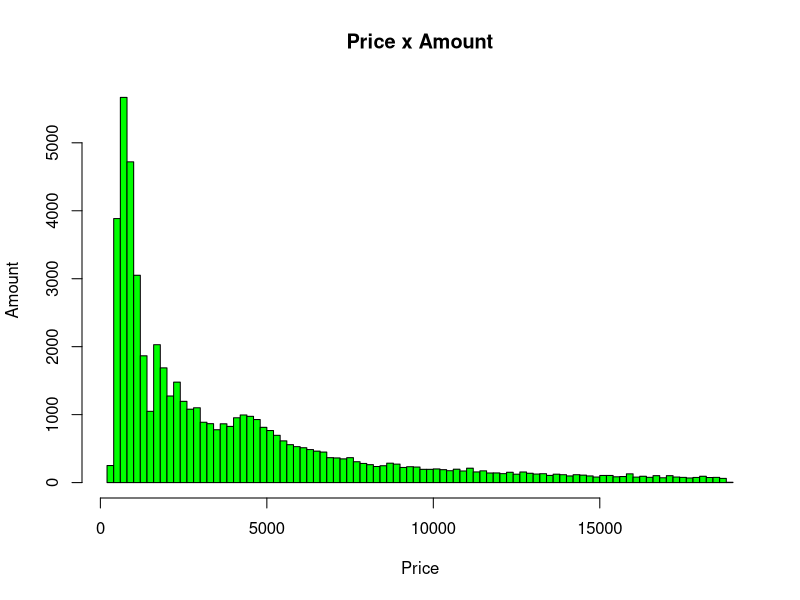
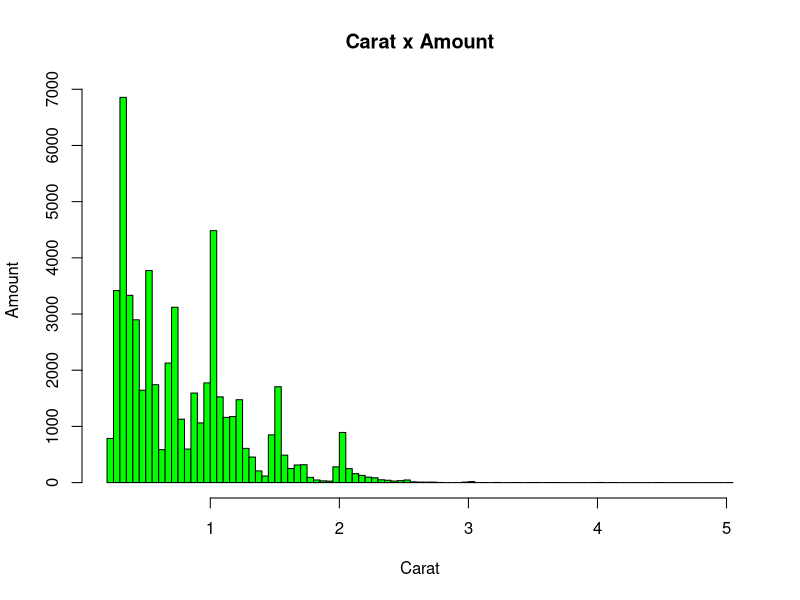
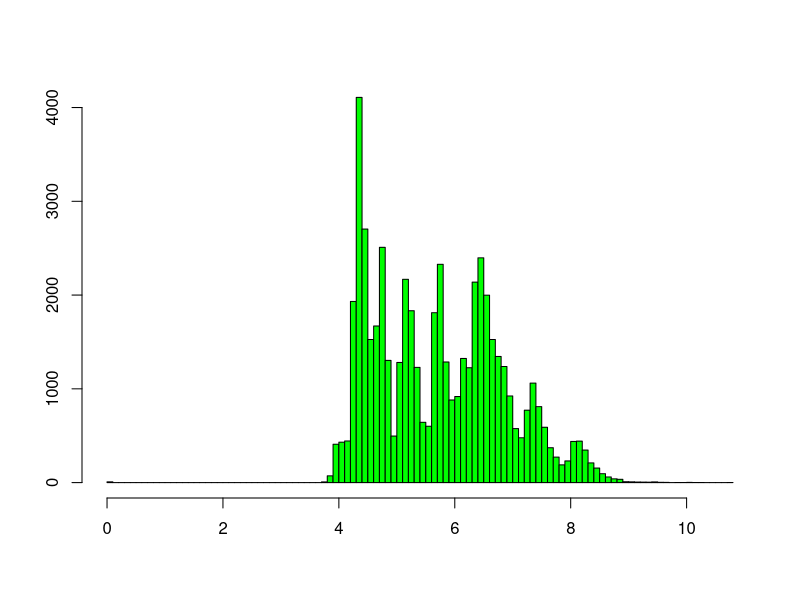
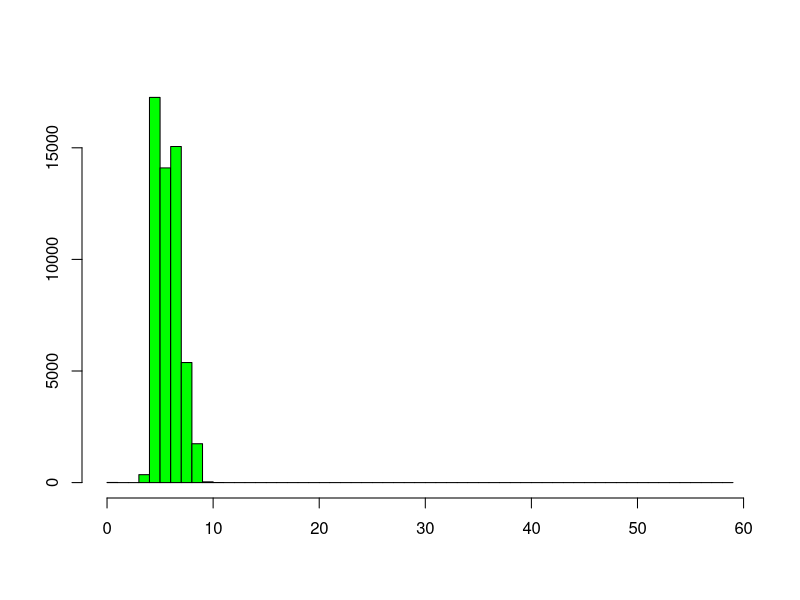
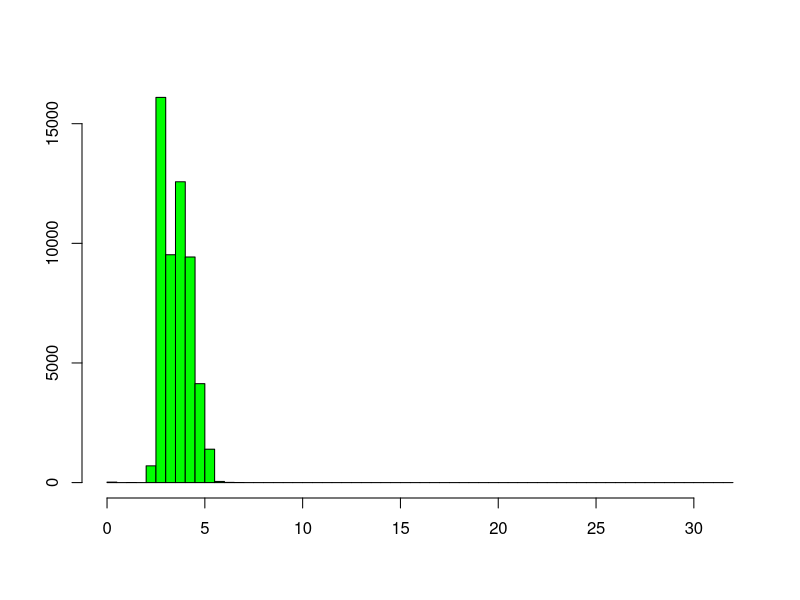
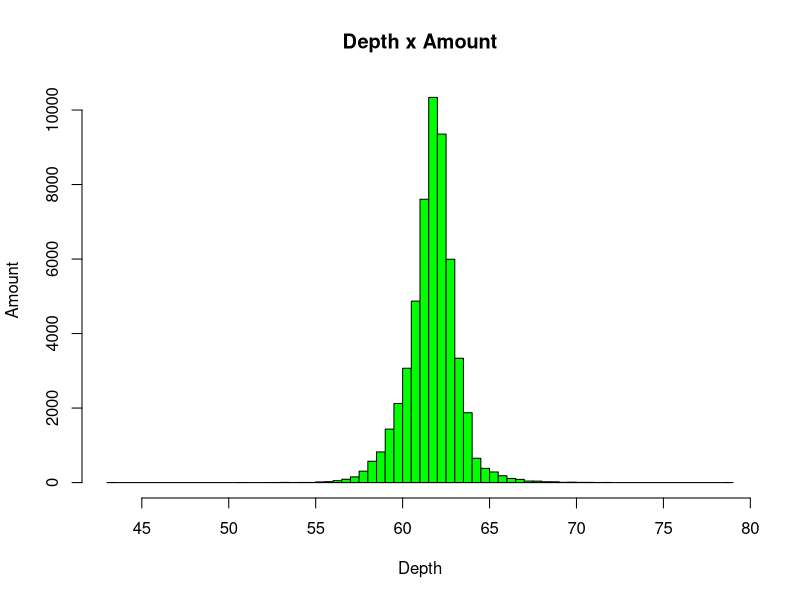
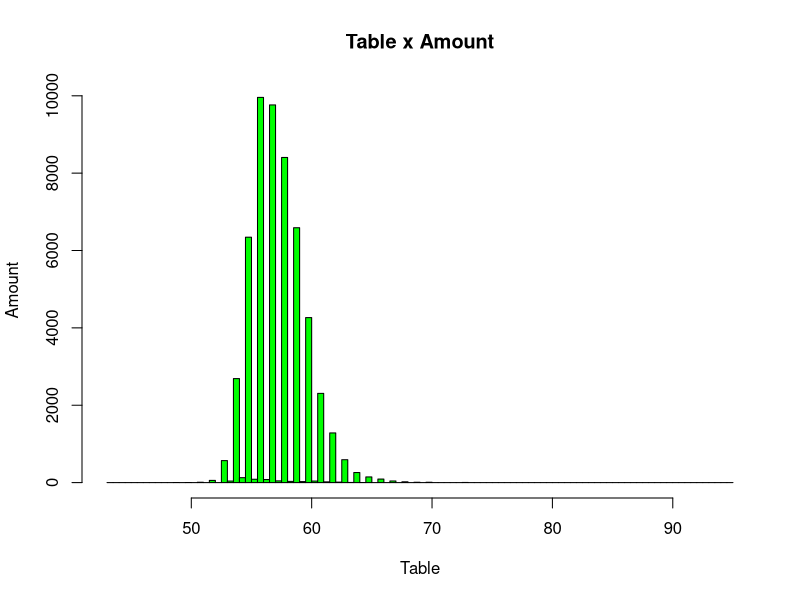
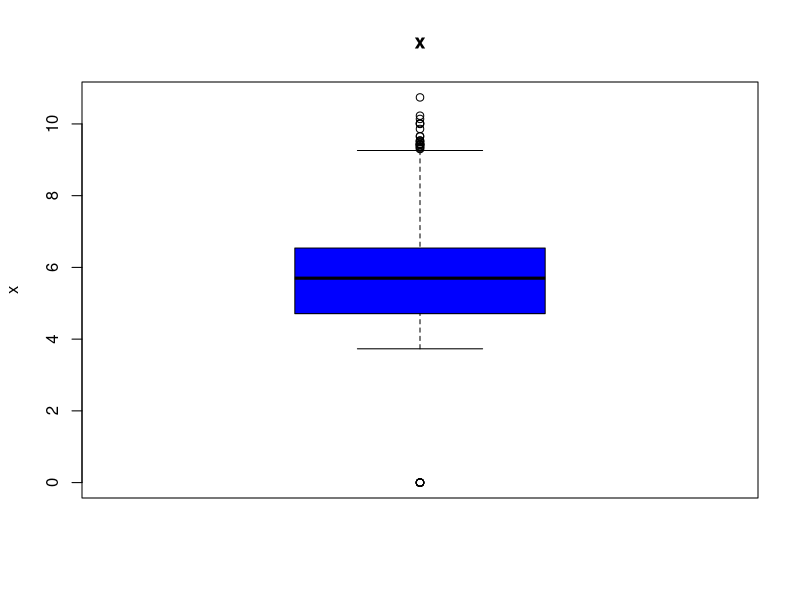

Generate these figures, in order, with R:
# as pdf, between 7 ~ 15 pages. Describe all graphs

# starting
library(ggplot2);
data(diamonds);
dds <- diamonds;

# 1. Qual é a estrutura do conjunto de dados “diamantes”?
str(dds);

# 2. Explore a parte inicial e a final do conjunto de dados.
head(dds);
tail(dds);

# 3. Faça alguns sumários estatísticos para entender melhor a base de dados.
summary(dds);

# 4. A saída da função summary() está de acordo com a descrição mostrada anteriormente?
print('Sim, todos os dados estão de acordo com a função summary() e as anteriores')

# 5. Explore a variável price, seguindo o modelo de exploração.
head(dds$price);
tail(dds$price);
mean(dds$price);
summary(dds$price);

# 6. Veja a distribuição da variável (histograma); observe a faixa de valores da variável e também.
hist(dds$price, col='green', breaks=80, main='Price x Amount', xlab='Price', ylab='Amount');

# 7. Explore também as variáveis carat, cut, color, clarity, x, y, z, depth e table, seguindo o modelo de exploração.
# carat
head(dds$carat);
tail(dds$carat);
mean(dds$carat);
summary(dds$carat);
hist(dds$carat, col='green', breaks=80, main='Carat x Amount', xlab='Carat', ylab='Amount');

# cut
head(dds$cut);
tail(dds$cut);
summary(dds$cut);

# color
head(dds$color);
tail(dds$color);
summary(dds$color);

# clarity
head(dds$clarity);
tail(dds$clarity);
summary(dds$clarity);

# x
head(dds$x);
tail(dds$x);
mean(dds$x);
summary(dds$x);
hist(dds$x, col='green', breaks=80, main='', xlab='', ylab='');

# y
head(dds$y);
tail(dds$y);
mean(dds$y);
summary(dds$y);
hist(dds$y, col='green', breaks=80, main='', xlab='', ylab='');

# z
head(dds$z);
tail(dds$z);
mean(dds$z);
summary(dds$z);
hist(dds$z, col='green', breaks=80, main='', xlab='', ylab='');

# depth
head(dds$depth);
tail(dds$depth);
mean(dds$depth);
summary(dds$depth);
hist(dds$depth, col='green', breaks=80, main='Depth x Amount', xlab='Depth', ylab='Amount');

# table
head(dds$table);
tail(dds$table);
mean(dds$table);
summary(dds$table);
hist(dds$table, col='green', breaks=80, main='Table x Amount', xlab='Table', ylab='Amount');

# 8. Crie boxplots para as variáveis numéricas; veja se existem dados anormais (outliers).
boxplot(dds$x, ylab='x', main='x', col='blue');
boxplot(dds$y, ylab='y', main='y', col='blue');
boxplot(dds$z, ylab='z', main='z', col='blue');
boxplot(dds$carat, ylab='Carat', main='Carat', col='blue');
boxplot(dds$price, ylab='Price', main='Price', col='green');
boxplot(dds$depth, ylab='Depth', main='Depth', col='green');
boxplot(dds$table, ylab='Table', main='Table', col='green');

# 9. Utilize as variáveis categóricas para fazer o facetamento dos dados, mostrando alguns gráficos com 2 ou mais variáveis contínuas lado a lado
boxplot(depth ~ cut, data=dds, xlab='Cut', ylab='Depth', main="Depth by cut", col='blue');
boxplot(depth ~ color, data=dds, xlab='Color', ylab='Depth', main="Depth by color", col='blue');
boxplot(depth ~ clarity, data=dds, xlab='Clarity', ylab='Depth', main="Depth by clarity", col='blue');

boxplot(clarity ~ cut, data=dds, xlab='Cut', ylab='Clarity', main='Clarity by cut', col='yellow');
boxplot(clarity ~ color, data=dds, xlab='Color', ylab='Clarity', main='Clarity by color', col='yellow');

boxplot(color ~ cut, data=dds, xlab='Cut', ylab='Color', main='Color by cut', col='red');

boxplot(price ~ cut, data=dds, xlab='Cut', ylab='Price', main='Price by cut', col='green');
boxplot(price ~ color, data=dds, xlab='Color', ylab='Price', main='Price by color', col='green');
boxplot(price ~ clarity, data=dds, xlab='Clarity', ylab='Price', main='Price by clarity', col='green');
